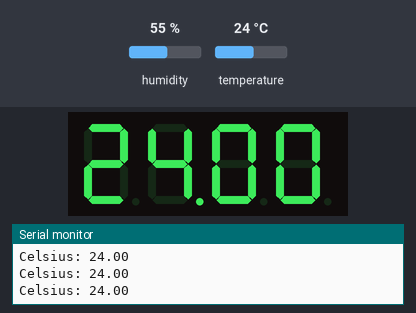
This sketch was run on a simulated Arduino Uno, built with avr-gcc and run on an emulated ATmega328P. Parts: 4-digit seven-segment display, the last lines printed to the serial monitor. The inputs (shaded band) are chosen by the test bench; at power-on: temperature 24 °C, humidity 55 %.

Above: at 2.8 s.
2.9 s: temperature set to 12 °C
At 5.2 s:
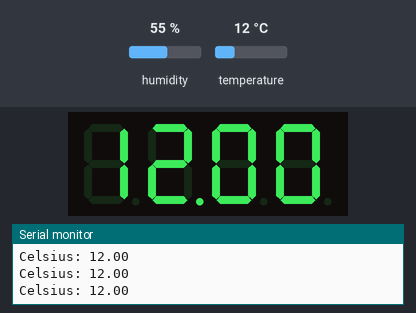
5.6 s: temperature set to 19 °C
At 6.9 s:
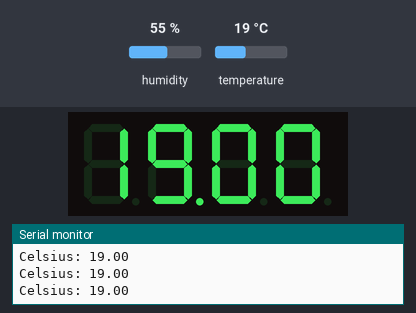
8.3 s: temperature set to 28 °C
At 10.9 s:
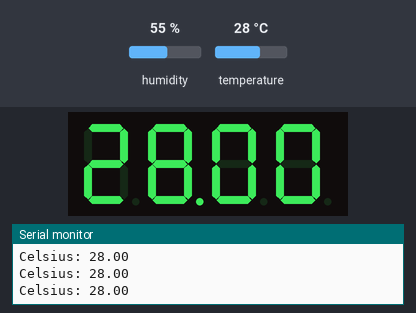
Timing chart, 0 to 12.4 s (numbered marks = the images above; inputs shaded):
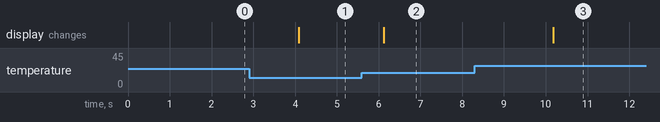

The sketch:

DisplayDHTArduino.ino
```cpp
#include <DHT.h>
#include <DHT_U.h>
#include <SevSeg.h>


DHT dht(A0, DHT11);
float tempc;
SevSeg sevseg; //Instantiate a seven segment controller object

void setup()
{
  pinMode(A0, INPUT);
  Serial.begin(9600);
  dht.begin();
  byte numDigits = 4;
  byte digitPins[] = {2, 3, 4, 5}; //Digits: 1,2,3,4 <--put one resistor (ex: 220 Ohms, or 330 Ohms, etc, on each digit pin)
  byte segmentPins[] = {6, 7, 8, 9, 10, 11, 12, 13}; //Segments: A,B,C,D,E,F,G,Period
  sevseg.begin(COMMON_ANODE, numDigits, digitPins, segmentPins);
  sevseg.setBrightness(10); //Note: 100 brightness simply corresponds to a delay of 2000us after lighting each segment. A brightness of 0
                            //is a delay of 1us; it doesn't really affect brightness as much as it affects update rate (frequency).
                            //Therefore, for a 4-digit 7-segment + pd, COMMON_ANODE display, the max update rate for a "brightness" of 100 is 1/(2000us*8) = 62.5Hz.
                            //I am choosing a "brightness" of 10 because it increases the max update rate to approx. 1/(200us*8) = 625Hz.
                            //This is preferable, as it decreases aliasing when recording the display with a video camera....I think.
}

void loop()
{
  //local vars
  tempc = dht.readTemperature();

  Serial.println("Celsius: " +String(tempc));
  sevseg.setNumberF(tempc, 2);

  sevseg.refreshDisplay(); // Must run repeatedly; don't use blocking code (ex: delay()) in the loop() function or this won't work right
}
```

Measured:
- after the input at 2.9 s, the display: changes after 1.2 s (image 1)
- after the input at 5.6 s, the display: changes after 0.52 s (image 2)
- after the input at 8.3 s, the display: changes after 1.9 s (image 3)
